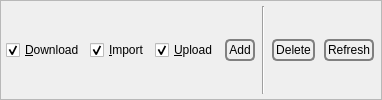
                 <widget class="QFrame" name="frame_3">
                  <property name="frameShape">
                   <enum>QFrame::StyledPanel</enum>
                  </property>
                  <property name="frameShadow">
                   <enum>QFrame::Raised</enum>
                  </property>
                  <layout class="QHBoxLayout" name="horizontalLayout_5">
                   <property name="spacing">
                    <number>5</number>
                   </property>
                   <property name="leftMargin">
                    <number>5</number>
                   </property>
                   <property name="topMargin">
                    <number>5</number>
                   </property>
                   <property name="rightMargin">
                    <number>5</number>
                   </property>
                   <property name="bottomMargin">
                    <number>5</number>
                   </property>
                   <item>
                    <widget class="QCheckBox" name="downDist">
                     <property name="sizePolicy">
                      <sizepolicy hsizetype="Minimum" vsizetype="Preferred">
                       <horstretch>0</horstretch>
                       <verstretch>0</verstretch>
                      </sizepolicy>
                     </property>
                     <property name="text">
                      <string>&amp;Download</string>
                     </property>
                     <property name="checked">
                      <bool>true</bool>
                     </property>
                    </widget>
                   </item>
                   <item>
                    <widget class="QCheckBox" name="sharedDist">
                     <property name="sizePolicy">
                      <sizepolicy hsizetype="Minimum" vsizetype="Preferred">
                       <horstretch>0</horstretch>
                       <verstretch>0</verstretch>
                      </sizepolicy>
                     </property>
                     <property name="text">
                      <string>&amp;Import</string>
                     </property>
                     <property name="checked">
                      <bool>true</bool>
                     </property>
                    </widget>
                   </item>
                   <item>
                    <widget class="QCheckBox" name="upDist">
                     <property name="sizePolicy">
                      <sizepolicy hsizetype="Minimum" vsizetype="Preferred">
                       <horstretch>0</horstretch>
                       <verstretch>0</verstretch>
                      </sizepolicy>
                     </property>
                     <property name="text">
                      <string>&amp;Upload</string>
                     </property>
                     <property name="checked">
                      <bool>true</bool>
                     </property>
                    </widget>
                   </item>
                   <item>
                    <widget class="QPushButton" name="addDistiller">
                     <property name="sizePolicy">
                      <sizepolicy hsizetype="MinimumExpanding" vsizetype="Fixed">
                       <horstretch>0</horstretch>
                       <verstretch>0</verstretch>
                      </sizepolicy>
                     </property>
                     <property name="styleSheet">
                      <string notr="true">QPushButton {
 border: 2px solid gray;
 background-color: qlineargradient(x1: 0, y1: 0, x2: 0, y2: 1,
                                   stop: 0 #E0E0E0, stop: 1 #FFFFFF);
 border-radius: 5px;
 margin: 2px;
 padding: 2px;
 }


QPushButton:hover { 
background-color: qlineargradient(x1: 0, y1: 0, x2: 0, y2: 1,
                                   stop: 0 rgb(254,229,172), stop: 1 #FFFFFF);
background-position: top center; } 

QPushButton:pressed {
     background-color: darkgray;
     border-style: inset;
 }</string>
                     </property>
                     <property name="text">
                      <string>Add</string>
                     </property>
                    </widget>
                   </item>
                   <item>
                    <widget class="Line" name="line">
                     <property name="orientation">
                      <enum>Qt::Vertical</enum>
                     </property>
                    </widget>
                   </item>
                   <item>
                    <widget class="QPushButton" name="deleteDistillers">
                     <property name="styleSheet">
                      <string notr="true">QPushButton {
 border: 2px solid gray;
 background-color: qlineargradient(x1: 0, y1: 0, x2: 0, y2: 1,
                                   stop: 0 #E0E0E0, stop: 1 #FFFFFF);
 border-radius: 5px;
 margin: 2px;
 padding: 2px;
 }


QPushButton:hover { 
background-color: qlineargradient(x1: 0, y1: 0, x2: 0, y2: 1,
                                   stop: 0 rgb(254,229,172), stop: 1 #FFFFFF);
background-position: top center; } 

QPushButton:pressed {
     background-color: darkgray;
     border-style: inset;
 }</string>
                     </property>
                     <property name="text">
                      <string>Delete</string>
                     </property>
                    </widget>
                   </item>
                   <item>
                    <widget class="QPushButton" name="refreshDistillers">
                     <property name="styleSheet">
                      <string notr="true">QPushButton {
 border: 2px solid gray;
 background-color: qlineargradient(x1: 0, y1: 0, x2: 0, y2: 1,
                                   stop: 0 #E0E0E0, stop: 1 #FFFFFF);
 border-radius: 5px;
 margin: 2px;
 padding: 2px;
 }


QPushButton:hover { 
background-color: qlineargradient(x1: 0, y1: 0, x2: 0, y2: 1,
                                   stop: 0 rgb(254,229,172), stop: 1 #FFFFFF);
background-position: top center; } 

QPushButton:pressed {
     background-color: darkgray;
     border-style: inset;
 }</string>
                     </property>
                     <property name="text">
                      <string>Refresh</string>
                     </property>
                    </widget>
                   </item>
                  </layout>
                 </widget>
